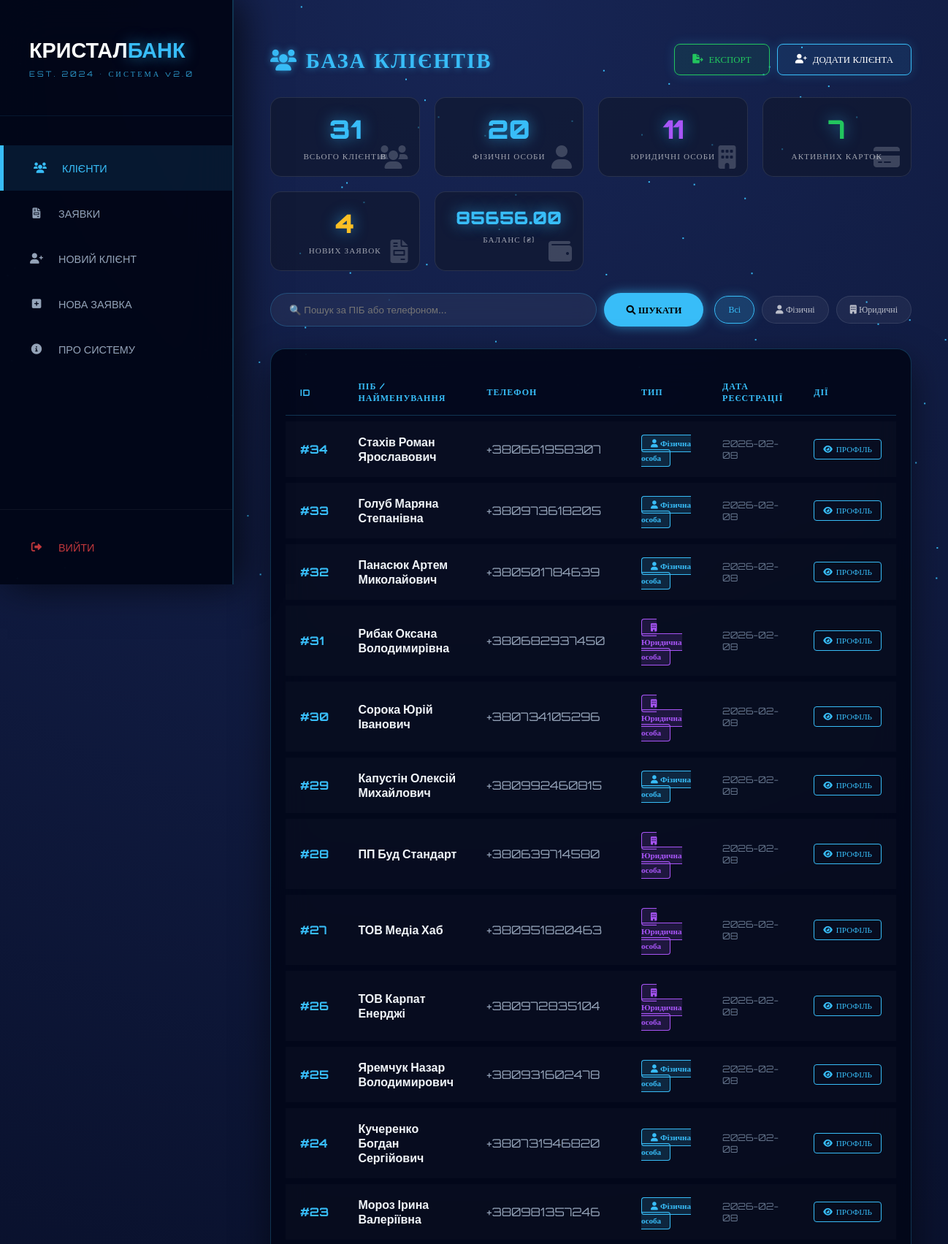
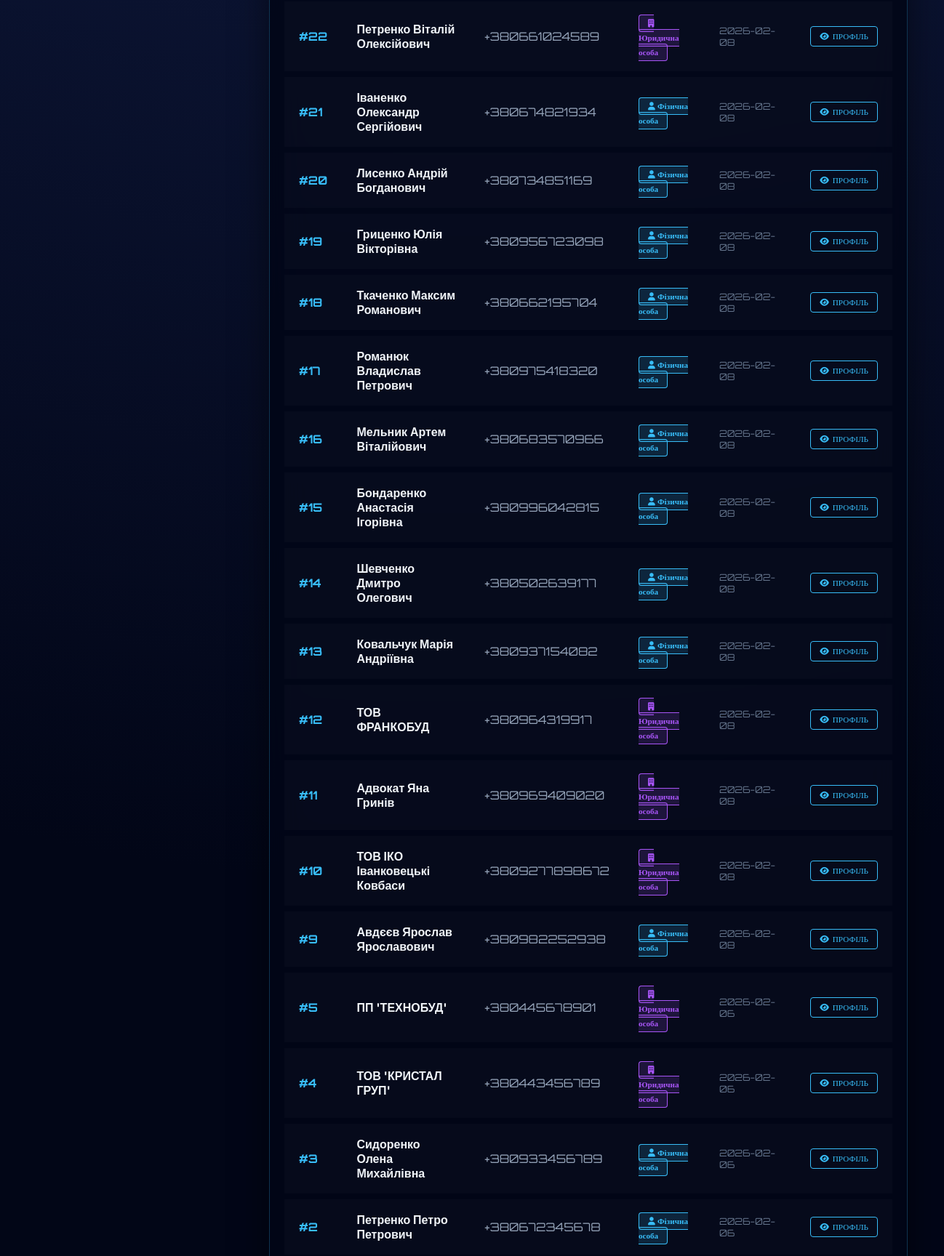
The app's page /clients (signed in, upper part) with its own data (2 pictures, top to bottom).
### tables this page shows
CREATE TABLE clients (
            id INTEGER PRIMARY KEY AUTOINCREMENT,
            name TEXT NOT NULL,
            phone TEXT NOT NULL UNIQUE,
            type TEXT NOT NULL CHECK(type IN ('Фізична особа', 'Юридична особа')),
            created_at TIMESTAMP DEFAULT CURRENT_TIMESTAMP,
            updated_at TIMESTAMP DEFAULT CURRENT_TIMESTAMP
        );

### app.py (the view)
@app.route("/clients")
@login_required
def clients_page():
    search_query = sanitize_input(request.args.get('search', ''))
    client_type = request.args.get('type', '')
    db = get_db()
    if search_query or client_type:
        query = "SELECT * FROM clients WHERE 1=1"
        params = []
        if search_query:
            query += " AND (name LIKE ? OR phone LIKE ?)"
            params.extend([f"%{search_query}%", f"%{search_query}%"])
        if client_type and client_type in ['Фізична особа', 'Юридична особа']:
            query += " AND type = ?"
            params.append(client_type)
        query += " ORDER BY id DESC"
        clients = db.execute(query, params).fetchall()
    else:
        clients = db.execute("SELECT * FROM clients ORDER BY id DESC").fetchall()
    stats = {
        "total_clients": db.execute("SELECT COUNT(*) FROM clients").fetchone()[0],
        "physical_clients": db.execute("SELECT COUNT(*) FROM clients WHERE type='Фізична особа'").fetchone()[0],
        "legal_clients": db.execute("SELECT COUNT(*) FROM clients WHERE type='Юридична особа'").fetchone()[0],
        "new_requests": db.execute("SELECT COUNT(*) FROM requests WHERE status='Нова'").fetchone()[0],
        "active_cards": db.execute("SELECT COUNT(*) FROM cards WHERE status='Активна'").fetchone()[0],
        "total_balance": db.execute("SELECT SUM(balance) FROM cards WHERE currency='UAH'").fetchone()[0] or 0
    }
    return render_template("clients.html",
                         clients=clients,
                         stats=stats,
                         search_query=search_query,
                         client_type=client_type)

### app.py (called while the page is built)
@app.after_request
def set_security_headers(response):
    response.headers['X-Content-Type-Options'] = 'nosniff'
    response.headers['X-Frame-Options'] = 'DENY'
    response.headers['X-XSS-Protection'] = '1; mode=block'
    response.headers['Strict-Transport-Security'] = 'max-age=31536000; includeSubDomains'
    response.headers['Content-Security-Policy'] = "default-src 'self' 'unsafe-inline' https://cdnjs.cloudflare.com https://cdn.jsdelivr.net https://fonts.googleapis.com https://bank.gov.ua; img-src 'self' data:;"
    return response

def sanitize_input(text):
    if not text:
        return ""
    return re.sub(r'[<>"\']', '', str(text).strip())

def login_required(f):
    @wraps(f)
    def decorated(*args, **kwargs):
        if "user" not in session:
            flash("Будь ласка, увійдіть в систему", "error")
            return redirect("/login")
        return f(*args, **kwargs)
    return decorated

### db.py (called while the page is built)
def get_db():
    conn = sqlite3.connect(DB_NAME, check_same_thread=False)
    conn.row_factory = sqlite3.Row
    conn.execute("PRAGMA foreign_keys = ON")
    conn.execute("PRAGMA journal_mode = WAL")  # Write-Ahead Logging для кращої продуктивності
    return conn

### templates/clients.html (shortened to what this page needs)
{% extends "base.html" %}
{% block content %}
<div class="content-wrapper">
    <div class="page-header">
        <h2 class="page-title">
            <i class="fas fa-users"></i> БАЗА КЛІЄНТІВ
        </h2>
        <div class="header-actions">
            <a href="/export/clients" class="btn-cyber-main btn-export">
                <i class="fas fa-file-export"></i> ЕКСПОРТ
            </a>
            <a href="/add-client" class="btn-cyber-main">
                <i class="fas fa-user-plus"></i> ДОДАТИ КЛІЄНТА
            </a>
        </div>
    </div>
    <div class="stats-banner">
        <div class="stat-box">
            <div class="stat-value">{{ stats.total_clients }}</div>
            <div class="stat-label">Всього клієнтів</div>
            <i class="fas fa-users stat-icon"></i>
        </div>
        <div class="stat-box">
            <div class="stat-value" style="color: var(--accent);">{{ stats.physical_clients }}</div>
            <div class="stat-label">Фізичні особи</div>
            <i class="fas fa-user stat-icon"></i>
        </div>
        <div class="stat-box">
            <div class="stat-value" style="color: #a855f7;">{{ stats.legal_clients }}</div>
            <div class="stat-label">Юридичні особи</div>
            <i class="fas fa-building stat-icon"></i>
        </div>
        <div class="stat-box">
            <div class="stat-value" style="color: #22c55e;">{{ stats.active_cards }}</div>
            <div class="stat-label">Активних карток</div>
            <i class="fas fa-credit-card stat-icon"></i>
        </div>
        <div class="stat-box">
            <div class="stat-value" style="color: #fbbf24;">{{ stats.new_requests }}</div>
            <div class="stat-label">Нових заявок</div>
            <i class="fas fa-file-invoice stat-icon"></i>
        </div>
        <div class="stat-box">
            <div class="stat-value" style="font-size: 1.5rem;">{{ "%.2f"|format(stats.total_balance) }}</div>
            <div class="stat-label">Баланс (₴)</div>
            <i class="fas fa-wallet stat-icon"></i>
        </div>
    </div>
    <div class="search-section">
        <form method="GET" action="/clients" class="search-form">
            <input type="text"
                   name="search"
                   class="search-input"
                   placeholder="🔍 Пошук за ПІБ або телефоном..."
                   value="{{ search_query if search_query }}">
            <button type="submit" class="btn-search">
                <i class="fas fa-search"></i> ШУКАТИ
            </button>
        </form>
        <div class="filter-pills">
            <a href="/clients" class="filter-pill {% if not client_type %}active{% endif %}">
                Всі
            </a>
            <a href="/clients?type=Фізична особа" class="filter-pill {% if client_type == 'Фізична особа' %}active{% endif %}">
                <i class="fas fa-user"></i> Фізичні
            </a>
            <a href="/clients?type=Юридична особа" class="filter-pill {% if client_type == 'Юридична особа' %}active{% endif %}">
                <i class="fas fa-building"></i> Юридичні
            </a>
        </div>
    </div>
    <div class="table-responsive">
        <table class="cyber-table">
            <thead>
                <tr>
                    <th>ID</th>
                    <th>ПІБ / НАЙМЕНУВАННЯ</th>
                    <th>ТЕЛЕФОН</th>
                    <th>ТИП</th>
                    <th>ДАТА РЕЄСТРАЦІЇ</th>
                    <th>ДІЇ</th>
                </tr>
            </thead>
            <tbody>
                {% if clients %}
                    {% for c in clients %}
                    <tr onclick="window.location='/client/{{ c.id }}'">
                        <td style="color: var(--accent); font-family: 'Orbitron'; font-weight: bold;">
                            #{{ c.id }}
                        </td>
                        <td>
                            <strong style="font-size: 1rem;">{{ c.name }}</strong>
                        </td>
                        <td style="font-family: 'Orbitron'; color: #94a3b8;">
                            {{ c.phone }}
                        </td>
                        <td>
                            {% if c.type == 'Фізична особа' %}
                                <span class="client-type-badge type-physical">
                                    <i class="fas fa-user"></i> {{ c.type }}
                                </span>
                            {% else %}
                                <span class="client-type-badge type-legal">
                                    <i class="fas fa-building"></i> {{ c.type }}
                                </span>
                            {% endif %}
                        </td>
                        <td style="font-family: 'Orbitron'; font-size: 0.8rem; color: #64748b;">
                            {{ c.created_at[:10] }}
                        </td>
                        <td onclick="event.stopPropagation()">
                            <a href="/client/{{ c.id }}" class="btn-action-small">
                                <i class="fas fa-eye"></i> ПРОФІЛЬ
                            </a>
                        </td>
                    </tr>
                    {% endfor %}
                {% endif %}
            </tbody>
        </table>
    </div>
</div>
{% endblock %}

### templates/base.html (style rules this page uses)
:root { --accent: #38bdf8; --accent-glow: rgba(56, 189, 248, 0.6); --bg-dark-main: #0b1222; --sidebar-w: 320px; --card-bg-dark: rgba(2, 6, 23, 0.88); --glass-border: rgba(56, 189, 248, 0.25); --success: #00ff88; --warning: #fbbf24; --error: #ef4444; }
* { margin: 0; padding: 0; box-sizing: border-box; }
body { color: #f1f5f9; font-family: 'Inter', sans-serif; display: flex; min-height: 100vh; overflow-x: hidden; background: #0b1222; position: relative; }

### records on screen
clients: id "34", name "Стахів Роман Ярославович", phone "+380661958307", type "Фізична особа", created_at "2026-02-08"
clients: id "33", name "Голуб Маряна Степанівна", phone "+380973618205", type "Фізична особа", created_at "2026-02-08"
clients: id "32", name "Панасюк Артем Миколайович", phone "+380501784639", type "Фізична особа", created_at "2026-02-08"
clients: id "31", name "Рибак Оксана Володимирівна", phone "+380682937450", type "Юридична особа", created_at "2026-02-08"
clients: id "30", name "Сорока Юрій Іванович", phone "+380734105296", type "Юридична особа", created_at "2026-02-08"
clients: id "29", name "Капустін Олексій Михайлович", phone "+380992460815", type "Фізична особа", created_at "2026-02-08"
clients: id "28", name "ПП Буд Стандарт", phone "+380639714580", type "Юридична особа", created_at "2026-02-08"
clients: id "27", name "ТОВ Медіа Хаб", phone "+380951820463", type "Юридична особа", created_at "2026-02-08"
clients: id "26", name "ТОВ Карпат Енерджі", phone "+380972835104", type "Юридична особа", created_at "2026-02-08"
clients: id "25", name "Яремчук Назар Володимирович", phone "+380931602478", type "Фізична особа", created_at "2026-02-08"
clients: id "24", name "Кучеренко Богдан Сергійович", phone "+380731946820", type "Фізична особа", created_at "2026-02-08"
clients: id "23", name "Мороз Ірина Валеріївна", phone "+380981357246", type "Фізична особа", created_at "2026-02-08"
clients: id "22", name "Петренко Віталій Олексійович", phone "+380661024589", type "Юридична особа", created_at "2026-02-08"
clients: id "21", name "Іваненко Олександр Сергійович", phone "+380674821934", type "Фізична особа", created_at "2026-02-08"
clients: id "20", name "Лисенко Андрій Богданович", phone "+380734851169", type "Фізична особа", created_at "2026-02-08"
clients: id "19", name "Гриценко Юлія Вікторівна", phone "+380956723098", type "Фізична особа", created_at "2026-02-08"
clients: id "18", name "Ткаченко Максим Романович", phone "+380662195704", type "Фізична особа", created_at "2026-02-08"
clients: id "17", name "Романюк Владислав Петрович", phone "+380975418320", type "Фізична особа", created_at "2026-02-08"
clients: id "16", name "Мельник Артем Віталійович", phone "+380683570966", type "Фізична особа", created_at "2026-02-08"
clients: id "15", name "Бондаренко Анастасія Ігорівна", phone "+380996042815", type "Фізична особа", created_at "2026-02-08"
clients: id "14", name "Шевченко Дмитро Олегович", phone "+380502639177", type "Фізична особа", created_at "2026-02-08"
clients: id "13", name "Ковальчук Марія Андріївна", phone "+380937154082", type "Фізична особа", created_at "2026-02-08"
clients: id "12", name "ТОВ ФРАНКОБУД", phone "+380964319917", type "Юридична особа", created_at "2026-02-08"
clients: id "11", name "Адвокат Яна Гринів", phone "+380969409020", type "Юридична особа", created_at "2026-02-08"
clients: id "10", name "ТОВ ІКО Іванковецькі Ковбаси", phone "+3809277898672", type "Юридична особа", created_at "2026-02-08"
clients: id "9", name "Авдєєв Ярослав Ярославович", phone "+380982252938", type "Фізична особа", created_at "2026-02-08"
clients: id "5", name "ПП 'ТЕХНОБУД'", phone "+380445678901", type "Юридична особа", created_at "2026-02-06"
clients: id "4", name "ТОВ 'КРИСТАЛ ГРУП'", phone "+380443456789", type "Юридична особа", created_at "2026-02-06"
clients: id "3", name "Сидоренко Олена Михайлівна", phone "+380933456789", type "Фізична особа", created_at "2026-02-06"
clients: id "2", name "Петренко Петро Петрович", phone "+380672345678", type "Фізична особа", created_at "2026-02-06"

### other values on screen
{{ stats.total_clients }} "31"
{{ stats.physical_clients }} "20"
{{ stats.legal_clients }} "11"
{{ stats.active_cards }} "7"
{{ stats.new_requests }} "4"
{{ "%.2f"|format(stats.total_balance) }} "85656.00"
